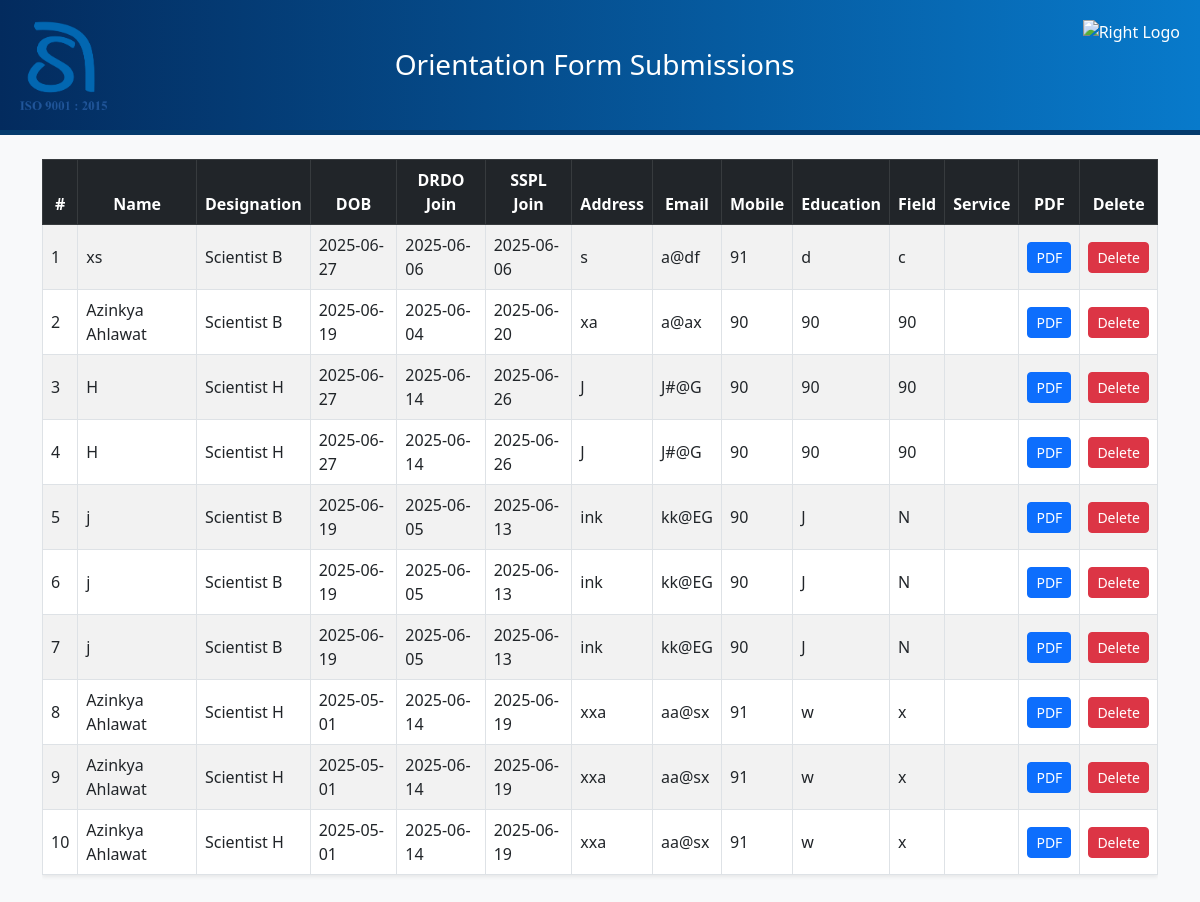
/admin (signed in), run on the app's committed database.
### tables this page shows
CREATE TABLE orientation_entries (
                id INTEGER PRIMARY KEY AUTOINCREMENT,
                name TEXT,
                designation TEXT,
                dob TEXT,
                drdo_joining TEXT,
                sspl_joining TEXT,
                service TEXT,
                address TEXT,
                email TEXT,
                mobile TEXT,
                education TEXT,
                field TEXT,
                timestamp DATETIME DEFAULT CURRENT_TIMESTAMP
            );

### app.py (the view)
@app.route('/admin')
def admin():
    if not session.get('admin_logged_in'):
        return redirect('/login')
    page = int(request.args.get('page', 1))
    per_page = 10
    offset = (page - 1) * per_page
    with sqlite3.connect(DB_PATH) as conn:
        cursor = conn.cursor()
        total_count = cursor.execute("SELECT COUNT(*) FROM orientation_entries").fetchone()[0]
        total_pages = math.ceil(total_count / per_page)
        cursor.execute("SELECT * FROM orientation_entries ORDER BY id DESC LIMIT ? OFFSET ?", (per_page, offset))
        entries = cursor.fetchall()
        latest = cursor.execute("SELECT MAX(timestamp) FROM orientation_entries").fetchone()[0]
    return render_template('admin.html', entries=entries, page=page, total_pages=total_pages,
                           total_count=total_count, latest=latest)

### templates/admin.html (shortened to what this page needs)
<!DOCTYPE html>
<html lang="en">
<head>
    <link href="https://cdn.jsdelivr.net/npm/bootstrap@5.3.0/dist/css/bootstrap.min.css" rel="stylesheet">
</head>
<body>
<header>
    <img src="{{ url_for('static', filename='logo-left.png') }}" class="logo" alt="Left Logo">
    <div class="header-title">
        <h1>Orientation Form Submissions</h1>
    </div>
    <img src="{{ url_for('static', filename='logo-right.png') }}" class="logo" alt="Right Logo">
</header>
<div class="container mt-4 mb-5">
    {% if entries %}
        <div class="table-responsive">
            <table class="table table-bordered table-striped align-middle shadow-sm">
                <thead class="table-dark text-center">
                    <tr>
                        <th>#</th>
                        <th>Name</th>
                        <th>Designation</th>
                        <th>DOB</th>
                        <th>DRDO Join</th>
                        <th>SSPL Join</th>
                        <th>Address</th>
                        <th>Email</th>
                        <th>Mobile</th>
                        <th>Education</th>
                        <th>Field</th>
                        <th>Service</th>
                        <th>PDF</th>
                        <th>Delete</th>
                    </tr>
                </thead>
                <tbody>
                    {% for entry in entries %}
                    <tr>
                        <td>{{ loop.index }}</td>
                        <td>{{ entry[1] }}</td>
                        <td>{{ entry[2] }}</td>
                        <td>{{ entry[3] }}</td>
                        <td>{{ entry[4] }}</td>
                        <td>{{ entry[5] }}</td>
                        <td>{{ entry[7] }}</td>
                        <td>{{ entry[8] }}</td>
                        <td>{{ entry[9] }}</td>
                        <td>{{ entry[10] }}</td>
                        <td>{{ entry[11] }}</td>
                        <td>{{ entry[6] }}</td>
                        <td class="text-center">
                            <a href="{{ url_for('download_pdf', entry_id=entry[0]) }}" class="btn btn-sm btn-primary">PDF</a>
                        </td>
                        <td class="text-center">
                            <form action="{{ url_for('delete_entry', entry_id=entry[0]) }}" method="POST" onsubmit="return confirm('Delete this entry?');">
                                <button class="btn btn-sm btn-danger">Delete</button>
                            </form>
                        </td>
                    </tr>
                    {% endfor %}
                </tbody>
            </table>
        </div>
    {% else %}
        <div class="alert alert-info text-center">No entries found.</div>
    {% endif %}
</div>
</body>
</html>

### templates/admin.html (style rules this page uses)
body { background-color: #f8f9fa; }
header { background: linear-gradient(90deg, #032b5e, #087acb); color: white; padding: 20px; display: flex; align-items: center; justify-content: space-between; border-bottom: 5px solid #043b6c; }
.header-title { flex-grow: 1; text-align: center; }
.header-title h1 { margin: 0; font-size: 28px; }
.logo { height: 90px; }

### data on the page
orientation_entries: name "xs", designation "Scientist B", dob "2025-06-27", drdo_joining "2025-06-06", sspl_joining "2025-06-06", address "s", email "a@df", mobile "91", education "d", field "c"
orientation_entries: name "Azinkya Ahlawat", designation "Scientist B", dob "2025-06-19", drdo_joining "2025-06-04", sspl_joining "2025-06-20", address "xa", email "a@ax", mobile "90", education "90", field "90"
orientation_entries: name "H", designation "Scientist H", dob "2025-06-27", drdo_joining "2025-06-14", sspl_joining "2025-06-26", address "J", email "J#@G", mobile "90", education "90", field "90"
orientation_entries: name "H", designation "Scientist H", dob "2025-06-27", drdo_joining "2025-06-14", sspl_joining "2025-06-26", address "J", email "J#@G", mobile "90", education "90", field "90"
orientation_entries: name "j", designation "Scientist B", dob "2025-06-19", drdo_joining "2025-06-05", sspl_joining "2025-06-13", address "ink", email "kk@EG", mobile "90", education "J", field "N"
orientation_entries: name "j", designation "Scientist B", dob "2025-06-19", drdo_joining "2025-06-05", sspl_joining "2025-06-13", address "ink", email "kk@EG", mobile "90", education "J", field "N"
orientation_entries: name "j", designation "Scientist B", dob "2025-06-19", drdo_joining "2025-06-05", sspl_joining "2025-06-13", address "ink", email "kk@EG", mobile "90", education "J", field "N"
orientation_entries: name "Azinkya Ahlawat", designation "Scientist H", dob "2025-05-01", drdo_joining "2025-06-14", sspl_joining "2025-06-19", address "xxa", email "aa@sx", mobile "91", education "w", field "x"
orientation_entries: name "Azinkya Ahlawat", designation "Scientist H", dob "2025-05-01", drdo_joining "2025-06-14", sspl_joining "2025-06-19", address "xxa", email "aa@sx", mobile "91", education "w", field "x"
orientation_entries: name "Azinkya Ahlawat", designation "Scientist H", dob "2025-05-01", drdo_joining "2025-06-14", sspl_joining "2025-06-19", address "xxa", email "aa@sx", mobile "91", education "w", field "x"
